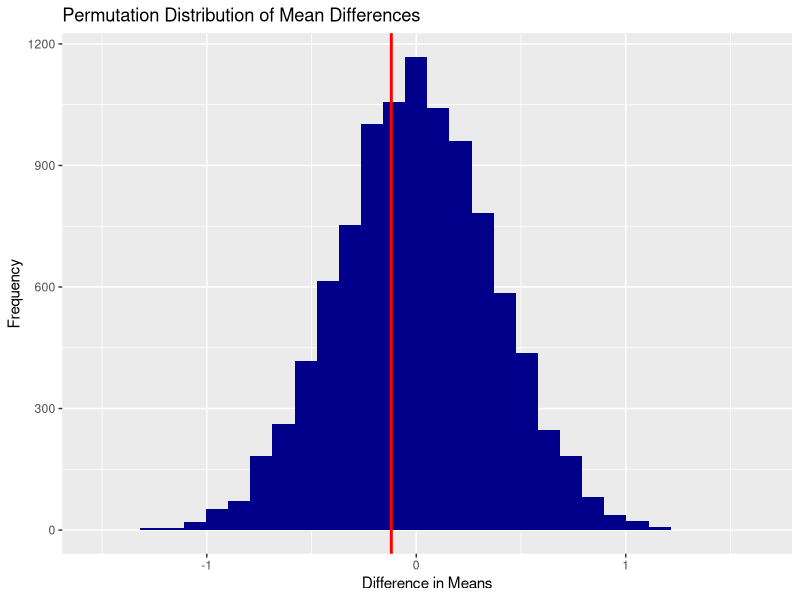
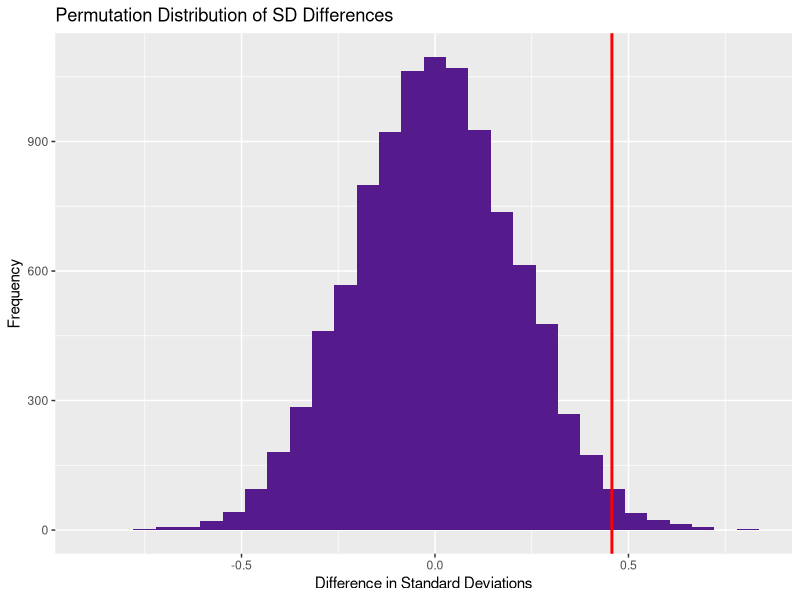

Recreate these plots in R, in order.
## ---- chunk 1
#| echo: false
# Control (Went First)
y1 <- c(
11.11, 9.85, 8.86, 8.65, 9.95, 12.51, 10.5, 10.67, 12.6,
11.21, 8.4, 12.58, 10.46, 12.54, 9.53, 9.96, 8.39, 8.91,
9.01, 8.56, 12.09, 10.35
)

# Treatment (Went Second)
y2 <- c(
8.16, 10.06, 12.02, 11.42, 10.45, 10.48, 9.53, 9.6, 11.38,
9.56, 10.63, 10.03, 11.33, 10.54, 8.96, 11.59, 11.03,
10.15, 11.71, 11.41, 9.14, 10.13
)

# Here's my super slay function
permutation_test <- function(y1, y2, B, alpha){
  obs_t_stat <- mean(y1) - mean(y2)
  ycomb <- c(y1, y2)
  
  perm_t_stats <- rep(NA, B)
  for(i in 1:B){
    shuffled <- sample(ycomb)
    y1_perm <- shuffled[1 : length(y1)]
    y2_perm <- shuffled[(length(y1) + 1) : length(ycomb)]
    perm_t_stats[i] <- mean(y1_perm) - mean(y2_perm)
  }
  
  p_val <- sum(abs(perm_t_stats) >= abs(obs_t_stat)) / B
  
  if(p_val <= alpha){
    outcome <- 'reject'
  } else{
    outcome <- 'fail to reject'
  }
  
  list(
    perm_t_stats,
    p_val,
    outcome
  )
}

## ---- chunk 2
#| echo: false
#| message: false
#| warning: false
library(tidyverse)
results <- permutation_test(y1, y2, 10000, 0.05)
perm_data <- data.frame(perm_t_stats = results[[1]])

perm_data |> 
  ggplot(aes(x = perm_t_stats)) +
    geom_histogram(fill = 'blue4') + 
    geom_vline(xintercept = mean(y1) - mean(y2), color = 'red', linewidth = 1) +
    labs(title = "Permutation Distribution of Mean Differences",
           x = "Difference in Means",
           y = "Frequency")
## ---- chunk 3
#| echo: false
p_val <- results[[2]]
paste("p_val:", p_val)
## ---- chunk 4
#| echo: false
# Here's my other super slay function
permutation_test_sd <- function(y1, y2, B, alpha){
  obs_t_stat <- sd(y1) - sd(y2)
  ycomb <- c(y1, y2)
  
  perm_t_stats <- rep(NA, B)
  for(i in 1:B){
    shuffled <- sample(ycomb)
    y1_perm <- shuffled[1 : length(y1)]
    y2_perm <- shuffled[(length(y1) + 1) : length(ycomb)]
    perm_t_stats[i] <- sd(y1_perm) - sd(y2_perm)
  }
  
  p_val <- sum(abs(perm_t_stats) >= abs(obs_t_stat)) / B
  
  if(p_val <= alpha){
    outcome <- 'reject'
  } else{
    outcome <- 'fail to reject'
  }
  
  list(
    perm_t_stats,
    p_val,
    outcome
  )
}
## ---- chunk 5
#| echo: false
#| message: false
#| warning: false
results_sd <- permutation_test_sd(y1, y2, 10000, 0.05)
perm_data_sd <- data.frame(perm_t_stats = results_sd[[1]])

perm_data_sd |> 
  ggplot(aes(x = perm_t_stats)) +
    geom_histogram(fill = 'purple4') + 
    geom_vline(xintercept = sd(y1) - sd(y2), color = 'red', linewidth = 1) +
    labs(title = "Permutation Distribution of SD Differences",
         x = "Difference in Standard Deviations",
         y = "Frequency")
## ---- chunk 6
#| echo: false
p_val_sd <- results_sd[[2]]
paste("p_val:", p_val_sd)
